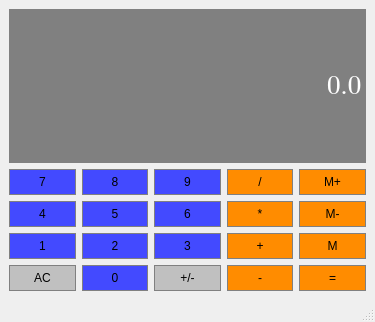
<?xml version="1.0" encoding="UTF-8"?>
<ui version="4.0">
 <class>Calculator</class>
 <widget class="QMainWindow" name="Calculator">
  <property name="geometry">
   <rect>
    <x>0</x>
    <y>0</y>
    <width>375</width>
    <height>322</height>
   </rect>
  </property>
  <property name="windowTitle">
   <string>Calculator</string>
  </property>
  <widget class="QWidget" name="centralwidget">
   <layout class="QGridLayout" name="gridLayout">
    <item row="3" column="0">
     <widget class="QPushButton" name="Button1">
      <property name="sizePolicy">
       <sizepolicy hsizetype="Preferred" vsizetype="Preferred">
        <horstretch>0</horstretch>
        <verstretch>0</verstretch>
       </sizepolicy>
      </property>
      <property name="styleSheet">
       <string notr="true">QPushButton{
	background-color: #434AFF;
	border: 1px solid gray;
	padding: 5px;
}

QPushButton:pressed{
	background-color: #A9A9A9;
	border: 1px solid gray;
	padding: 5px;
}</string>
      </property>
      <property name="text">
       <string>1</string>
      </property>
     </widget>
    </item>
    <item row="1" column="1">
     <widget class="QPushButton" name="Button8">
      <property name="sizePolicy">
       <sizepolicy hsizetype="Preferred" vsizetype="Preferred">
        <horstretch>0</horstretch>
        <verstretch>0</verstretch>
       </sizepolicy>
      </property>
      <property name="styleSheet">
       <string notr="true">QPushButton{
	background-color: #434AFF;
	border: 1px solid gray;
	padding: 5px;
}

QPushButton:pressed{
	background-color: #A9A9A9;
	border: 1px solid gray;
	padding: 5px;
}</string>
      </property>
      <property name="text">
       <string>8</string>
      </property>
     </widget>
    </item>
    <item row="1" column="2">
     <widget class="QPushButton" name="Button9">
      <property name="sizePolicy">
       <sizepolicy hsizetype="Preferred" vsizetype="Preferred">
        <horstretch>0</horstretch>
        <verstretch>0</verstretch>
       </sizepolicy>
      </property>
      <property name="styleSheet">
       <string notr="true">QPushButton{
	background-color: #434AFF;
	border: 1px solid gray;
	padding: 5px;
}

QPushButton:pressed{
	background-color: #A9A9A9;
	border: 1px solid gray;
	padding: 5px;
}</string>
      </property>
      <property name="text">
       <string>9</string>
      </property>
     </widget>
    </item>
    <item row="1" column="0">
     <widget class="QPushButton" name="Button7">
      <property name="sizePolicy">
       <sizepolicy hsizetype="Preferred" vsizetype="Preferred">
        <horstretch>0</horstretch>
        <verstretch>0</verstretch>
       </sizepolicy>
      </property>
      <property name="styleSheet">
       <string notr="true">QPushButton{
	background-color: #434AFF;
	border: 1px solid gray;
	padding: 5px;
}

QPushButton:pressed{
	background-color: #A9A9A9;
	border: 1px solid gray;
	padding: 5px;
}</string>
      </property>
      <property name="text">
       <string>7</string>
      </property>
     </widget>
    </item>
    <item row="2" column="0">
     <widget class="QPushButton" name="Button4">
      <property name="sizePolicy">
       <sizepolicy hsizetype="Preferred" vsizetype="Preferred">
        <horstretch>0</horstretch>
        <verstretch>0</verstretch>
       </sizepolicy>
      </property>
      <property name="styleSheet">
       <string notr="true">QPushButton{
	background-color: #434AFF;
	border: 1px solid gray;
	padding: 5px;
}

QPushButton:pressed{
	background-color: #A9A9A9;
	border: 1px solid gray;
	padding: 5px;
}</string>
      </property>
      <property name="text">
       <string>4</string>
      </property>
     </widget>
    </item>
    <item row="1" column="3">
     <widget class="QPushButton" name="Divide">
      <property name="sizePolicy">
       <sizepolicy hsizetype="Preferred" vsizetype="Preferred">
        <horstretch>0</horstretch>
        <verstretch>0</verstretch>
       </sizepolicy>
      </property>
      <property name="styleSheet">
       <string notr="true">QPushButton{
	background-color: #FF8C00;
	border: 1px solid gray;
	padding: 5px;
}

QPushButton:pressed{
	background-color: #A9A9A9;
	border: 1px solid gray;
	padding: 5px;
}</string>
      </property>
      <property name="text">
       <string>/</string>
      </property>
     </widget>
    </item>
    <item row="1" column="4">
     <widget class="QPushButton" name="MemAdd">
      <property name="sizePolicy">
       <sizepolicy hsizetype="Preferred" vsizetype="Preferred">
        <horstretch>0</horstretch>
        <verstretch>0</verstretch>
       </sizepolicy>
      </property>
      <property name="styleSheet">
       <string notr="true">QPushButton{
	background-color: #FF8C00;
	border: 1px solid gray;
	padding: 5px;
}

QPushButton:pressed{
	background-color: #A9A9A9;
	border: 1px solid gray;
	padding: 5px;
}</string>
      </property>
      <property name="text">
       <string>M+</string>
      </property>
     </widget>
    </item>
    <item row="4" column="0">
     <widget class="QPushButton" name="Clear">
      <property name="sizePolicy">
       <sizepolicy hsizetype="Preferred" vsizetype="Preferred">
        <horstretch>0</horstretch>
        <verstretch>0</verstretch>
       </sizepolicy>
      </property>
      <property name="styleSheet">
       <string notr="true">QPushButton{
	background-color: #C0C0C0;
	border: 1px solid gray;
	padding: 5px;
}

QPushButton:pressed{
	background-color: #A9A9A9;
	border: 1px solid gray;
	padding: 5px;
}</string>
      </property>
      <property name="text">
       <string>AC</string>
      </property>
     </widget>
    </item>
    <item row="2" column="1">
     <widget class="QPushButton" name="Button5">
      <property name="sizePolicy">
       <sizepolicy hsizetype="Preferred" vsizetype="Preferred">
        <horstretch>0</horstretch>
        <verstretch>0</verstretch>
       </sizepolicy>
      </property>
      <property name="styleSheet">
       <string notr="true">QPushButton{
	background-color: #434AFF;
	border: 1px solid gray;
	padding: 5px;
}

QPushButton:pressed{
	background-color: #A9A9A9;
	border: 1px solid gray;
	padding: 5px;
}</string>
      </property>
      <property name="text">
       <string>5</string>
      </property>
     </widget>
    </item>
    <item row="2" column="2">
     <widget class="QPushButton" name="Button6">
      <property name="sizePolicy">
       <sizepolicy hsizetype="Preferred" vsizetype="Preferred">
        <horstretch>0</horstretch>
        <verstretch>0</verstretch>
       </sizepolicy>
      </property>
      <property name="styleSheet">
       <string notr="true">QPushButton{
	background-color: #434AFF;
	border: 1px solid gray;
	padding: 5px;
}

QPushButton:pressed{
	background-color: #A9A9A9;
	border: 1px solid gray;
	padding: 5px;
}</string>
      </property>
      <property name="text">
       <string>6</string>
      </property>
     </widget>
    </item>
    <item row="2" column="3">
     <widget class="QPushButton" name="Mutiply">
      <property name="sizePolicy">
       <sizepolicy hsizetype="Preferred" vsizetype="Preferred">
        <horstretch>0</horstretch>
        <verstretch>0</verstretch>
       </sizepolicy>
      </property>
      <property name="styleSheet">
       <string notr="true">QPushButton{
	background-color: #FF8C00;
	border: 1px solid gray;
	padding: 5px;
}

QPushButton:pressed{
	background-color: #A9A9A9;
	border: 1px solid gray;
	padding: 5px;
}</string>
      </property>
      <property name="text">
       <string>*</string>
      </property>
     </widget>
    </item>
    <item row="2" column="4">
     <widget class="QPushButton" name="MemClear">
      <property name="sizePolicy">
       <sizepolicy hsizetype="Preferred" vsizetype="Preferred">
        <horstretch>0</horstretch>
        <verstretch>0</verstretch>
       </sizepolicy>
      </property>
      <property name="styleSheet">
       <string notr="true">QPushButton{
	background-color: #FF8C00;
	border: 1px solid gray;
	padding: 5px;
}

QPushButton:pressed{
	background-color: #A9A9A9;
	border: 1px solid gray;
	padding: 5px;
}</string>
      </property>
      <property name="text">
       <string>M-</string>
      </property>
     </widget>
    </item>
    <item row="3" column="1">
     <widget class="QPushButton" name="Button2">
      <property name="sizePolicy">
       <sizepolicy hsizetype="Preferred" vsizetype="Preferred">
        <horstretch>0</horstretch>
        <verstretch>0</verstretch>
       </sizepolicy>
      </property>
      <property name="styleSheet">
       <string notr="true">QPushButton{
	background-color: #434AFF;
	border: 1px solid gray;
	padding: 5px;
}

QPushButton:pressed{
	background-color: #A9A9A9;
	border: 1px solid gray;
	padding: 5px;
}</string>
      </property>
      <property name="text">
       <string>2</string>
      </property>
     </widget>
    </item>
    <item row="3" column="2">
     <widget class="QPushButton" name="Button3">
      <property name="sizePolicy">
       <sizepolicy hsizetype="Preferred" vsizetype="Preferred">
        <horstretch>0</horstretch>
        <verstretch>0</verstretch>
       </sizepolicy>
      </property>
      <property name="styleSheet">
       <string notr="true">QPushButton{
	background-color: #434AFF;
	border: 1px solid gray;
	padding: 5px;
}

QPushButton:pressed{
	background-color: #A9A9A9;
	border: 1px solid gray;
	padding: 5px;
}</string>
      </property>
      <property name="text">
       <string>3</string>
      </property>
     </widget>
    </item>
    <item row="3" column="3">
     <widget class="QPushButton" name="Addition">
      <property name="sizePolicy">
       <sizepolicy hsizetype="Preferred" vsizetype="Preferred">
        <horstretch>0</horstretch>
        <verstretch>0</verstretch>
       </sizepolicy>
      </property>
      <property name="styleSheet">
       <string notr="true">QPushButton{
	background-color: #FF8C00;
	border: 1px solid gray;
	padding: 5px;
}

QPushButton:pressed{
	background-color: #A9A9A9;
	border: 1px solid gray;
	padding: 5px;
}</string>
      </property>
      <property name="text">
       <string>+</string>
      </property>
     </widget>
    </item>
    <item row="3" column="4">
     <widget class="QPushButton" name="MemGet">
      <property name="sizePolicy">
       <sizepolicy hsizetype="Preferred" vsizetype="Preferred">
        <horstretch>0</horstretch>
        <verstretch>0</verstretch>
       </sizepolicy>
      </property>
      <property name="styleSheet">
       <string notr="true">QPushButton{
	background-color: #FF8C00;
	border: 1px solid gray;
	padding: 5px;
}

QPushButton:pressed{
	background-color: #A9A9A9;
	border: 1px solid gray;
	padding: 5px;
}</string>
      </property>
      <property name="text">
       <string>M</string>
      </property>
     </widget>
    </item>
    <item row="4" column="1">
     <widget class="QPushButton" name="Button0">
      <property name="sizePolicy">
       <sizepolicy hsizetype="Preferred" vsizetype="Preferred">
        <horstretch>0</horstretch>
        <verstretch>0</verstretch>
       </sizepolicy>
      </property>
      <property name="styleSheet">
       <string notr="true">QPushButton{
	background-color: #434AFF;
	border: 1px solid gray;
	padding: 5px;
}

QPushButton:pressed{
	background-color: #A9A9A9;
	border: 1px solid gray;
	padding: 5px;
}</string>
      </property>
      <property name="text">
       <string>0</string>
      </property>
     </widget>
    </item>
    <item row="4" column="2">
     <widget class="QPushButton" name="ChangeSign">
      <property name="sizePolicy">
       <sizepolicy hsizetype="Preferred" vsizetype="Preferred">
        <horstretch>0</horstretch>
        <verstretch>0</verstretch>
       </sizepolicy>
      </property>
      <property name="styleSheet">
       <string notr="true">QPushButton{
	background-color: #C0C0C0;
	border: 1px solid gray;
	padding: 5px;
}

QPushButton:pressed{
	background-color: #A9A9A9;
	border: 1px solid gray;
	padding: 5px;
}</string>
      </property>
      <property name="text">
       <string>+/-</string>
      </property>
     </widget>
    </item>
    <item row="4" column="3">
     <widget class="QPushButton" name="Subtract">
      <property name="sizePolicy">
       <sizepolicy hsizetype="Preferred" vsizetype="Preferred">
        <horstretch>0</horstretch>
        <verstretch>0</verstretch>
       </sizepolicy>
      </property>
      <property name="styleSheet">
       <string notr="true">QPushButton{
	background-color: #FF8C00;
	border: 1px solid gray;
	padding: 5px;
}

QPushButton:pressed{
	background-color: #A9A9A9;
	border: 1px solid gray;
	padding: 5px;
}</string>
      </property>
      <property name="text">
       <string>-</string>
      </property>
     </widget>
    </item>
    <item row="4" column="4">
     <widget class="QPushButton" name="Equals">
      <property name="sizePolicy">
       <sizepolicy hsizetype="Preferred" vsizetype="Preferred">
        <horstretch>0</horstretch>
        <verstretch>0</verstretch>
       </sizepolicy>
      </property>
      <property name="styleSheet">
       <string notr="true">QPushButton{
	background-color: #FF8C00;
	border: 1px solid gray;
	padding: 5px;
}

QPushButton:pressed{
	background-color: #A9A9A9;
	border: 1px solid gray;
	padding: 5px;
}</string>
      </property>
      <property name="text">
       <string>=</string>
      </property>
     </widget>
    </item>
    <item row="0" column="0" colspan="5">
     <widget class="QLineEdit" name="Display">
      <property name="sizePolicy">
       <sizepolicy hsizetype="Preferred" vsizetype="Expanding">
        <horstretch>0</horstretch>
        <verstretch>0</verstretch>
       </sizepolicy>
      </property>
      <property name="font">
       <font>
        <family>Cambria Math</family>
        <pointsize>20</pointsize>
        <bold>false</bold>
       </font>
      </property>
      <property name="styleSheet">
       <string notr="true">QLineEdit{
	background-color: gray;
	border: 1px solid gray;
	color: #FFFFFF;
}

</string>
      </property>
      <property name="text">
       <string>0.0</string>
      </property>
      <property name="alignment">
       <set>Qt::AlignmentFlag::AlignRight|Qt::AlignmentFlag::AlignTrailing|Qt::AlignmentFlag::AlignVCenter</set>
      </property>
     </widget>
    </item>
   </layout>
  </widget>
  <widget class="QMenuBar" name="menubar">
   <property name="geometry">
    <rect>
     <x>0</x>
     <y>0</y>
     <width>375</width>
     <height>21</height>
    </rect>
   </property>
  </widget>
  <widget class="QStatusBar" name="statusbar"/>
 </widget>
 <resources/>
 <connections/>
</ui>
